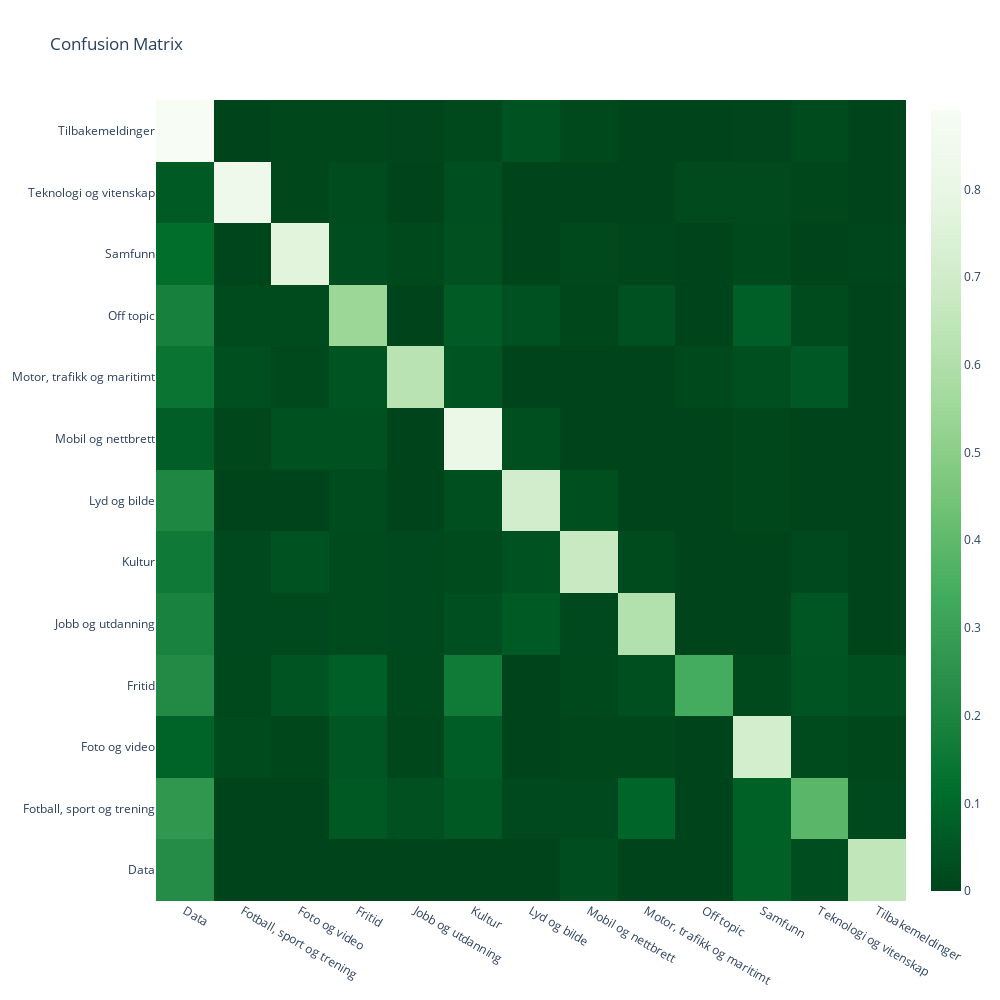

Source (notebook cell):
### Markdown cell above
## Hva forvirres?

x-akse: predikert, y-akse: faktisk verdi

### Code cell
iplot(create_confusion_matrix_fig(labels_test, labels_pred))

### Figure 1 — Plotly figure (JSON) as saved in the notebook; plotly's stock layout.template omitted (floating-point values rounded to 4 significant figures; data arrays with more than 128 entries replaced by an {"elided": "..."} marker saying what was removed)
{"data": [{"colorscale": [[0, "rgb(247,252,245)"], [0.125, "rgb(229,245,224)"], [0.25, "rgb(199,233,192)"], [0.375, "rgb(161,217,155)"], [0.5, "rgb(116,196,118)"], [0.625, "rgb(65,171,93)"], [0.75, "rgb(35,139,69)"], [0.875, "rgb(0,109,44)"], [1, "rgb(0,68,27)"]], "reversescale": true, "type": "heatmap", "x": ["Data", "Fotball, sport og trening", "Foto og video", "Fritid", "Jobb og utdanning", "Kultur", "Lyd og bilde", "Mobil og nettbrett", "Motor, trafikk og maritimt", "Off topic", "Samfunn", "Teknologi og vitenskap", "Tilbakemeldinger"], "y": ["Data", "Fotball, sport og trening", "Foto og video", "Fritid", "Jobb og utdanning", "Kultur", "Lyd og bilde", "Mobil og nettbrett", "Motor, trafikk og maritimt", "Off topic", "Samfunn", "Teknologi og vitenskap", "Tilbakemeldinger"], "z": {"elided": "13x13 float values"}}], "layout": {"height": 1000, "title": {"text": "Confusion Matrix"}, "width": 1000}}
